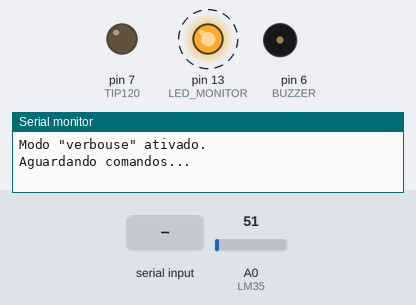
A sketch run on a simulated Arduino Uno, built with avr-gcc and run on an emulated ATmega328P. On the bench: output pins drawn as LEDs (lit = HIGH), buzzer (waves = sounding, pin HIGH), the last lines printed to the serial monitor. Dashed ring = blinking. The inputs (shaded band) are chosen by the test bench; at power-on: A0 (LM35) = 51.

Above: at 0.73 s.
1.5 s: "p\n" received over Serial
At 1.7 s:
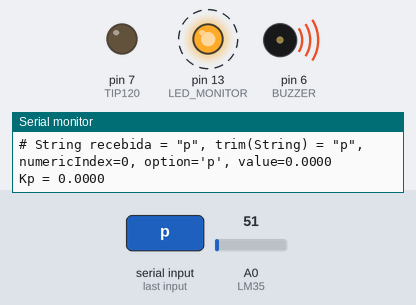
4.5 s: "d\n" received over Serial
At 5.23 s:
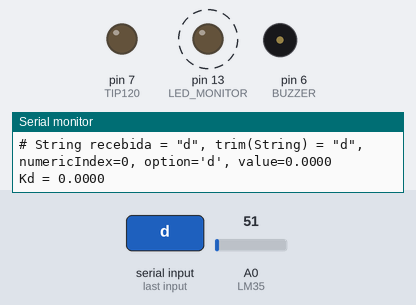
7.5 s: "i\n" received over Serial
At 7.7 s:
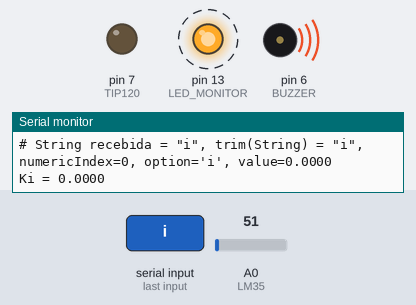
Timing chart, 0 to 16.5 s (numbered marks = the images above; inputs shaded):
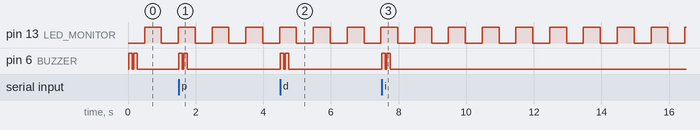

Measured:
- after the input at 1.5 s, pin 6 (BUZZER): alternates HIGH for 0.10 s and LOW for 0.05 s, 4 changes in all, then stays LOW, starting at once
- after the input at 4.5 s, pin 6 (BUZZER): alternates HIGH for 0.10 s and LOW for 0.05 s, 4 changes in all, then stays LOW, starting at once
- after the input at 7.5 s, pin 6 (BUZZER): alternates HIGH for 0.10 s and LOW for 0.05 s, 4 changes in all, then stays LOW, starting at once
- by itself, pin 13 (LED_MONITOR): alternates HIGH for 0.50 s and LOW for 0.50 s

The sketch:

coffee_heating.ino
```cpp
/*************************
Teste de algoritmo de controle, ISR executando à 100Hz atrelado ao timer2
+ leitura da porta serial e interpretação de comandos
= para comando de PWM associado com led no pino 5 ou 6 (980 Hz; timer0)
Fernando Passold, em 18/04/2024
Revisado em 21/05/2024.

"Dicionário" de comandos interpretados pela porta serial:
p 100.5 = define ganho Proporcional em 100.5
i 50 = define ganho Integral em 50
d 0.005 = define ganho derivativo em 0.005
a = toggle entre modo manual e modo automático
a0 - a 0 = "desliga" modo automático
a 1 = "liga" modo automático
v = toggle no modo verboouse (debug)
v 0 = desliga modo verbouse
v 1 = liga modo verbouse
r 50 = define Referencia em 50
u 50 = define sinal de controle (se automático desligado) em 50
u = faz PWM = 0 ("desliga")
s = “status”: publica valores atuais de sp, Kp, Ki e Kd

Detalhes da montagem:
- led para "testar" algoritmo de controle conectado no pino 5 ou 6
- led que pisca indicando execução do algoritmo de controle, no pino 10
- todos os leds em config ativo alto
*********************************/

#define FIVE_VOLTS 5
#define AD_RESOLUTION 1023
#define CENTIGRADES 100


#define VOLTAGE_TO_CELSIUS(x) (x * (FIVE_VOLTS / AD_RESOLUTION) * CENTIGRADES)

// declaração variáveis globais:
bool ledState = 0;            // para fazer variar nível lógico led monitor
const byte LED_MONITOR = 13;  // toggles a cada 0,5 segundos monitorando algo controle (ISR)
const byte TIP120 = 7;        // Dispositivo a ser controlado
const byte BUZZER = 6;       // Buzzer, feedback adutivo comandos recebidos pela placa
const byte LM35 = A0;         // pino (A/D) que recebe sinal analógico

int ledCounter = 0;  // conta até 50 para então picar Led monitor
// variável associada com "debug" --> "verbouse": retorna info via porta serial

bool verbouse = true;   // gerar texto confirmando comando recebido pela porta serial
bool mute = false;      // indica ativar ou não o buzzer (feedback auditivo)

// const MAX_U = 4095;         // caso do DAC MPC [0, 2^12=4096-1]
const int MAX_U = 255;  // caso do PWM do Arduino, [0, 255]


/****
Obs.: se verbouse desativado, o que deve ser visto na porta serial é algo como:
sp: r[k],   pv: y[k],   mv: u[k]
340.0000,   328.0000,   12.0000
340.0000,   328.0000,   12.0000
Isto para possível interação com Matlab, Python, Processing para manipulação de dados
*****/

// variáveis associadas com algoritmo de controle
bool control = false;  // comuta entre modo automático (>=1) e manual (<=0)
bool AvoidDerivativeKick = true;  // Ativa/desativa "derivative kick": derivada de e[kT] ou y[kT]
float sp = 0;          // set-point, referência, r[k]
float pv = 0;          // process-variable, saída do processo, y[k]
int mv = 0;            // manipulated-variable, saída do controlador, u[k]
float u, u1, u2;       // u[k], u[k-1], u[k-2]
float y, y1, y2;       // y[k], y[k-1], y[k-2]
float e, e1, e2;       // e[k], e[k-1], e[k-2]
float f, f1, f2;       // f[k], f[k-1], f[k-2]: sinal filtrado do erro
float sum_i;           // soma da ação integral;
float Kp, Ki, Kd;      // ganhos parte proporcional, integral, derivativa
float alpha = 0.1;     // associado com filtro derivativo
float T = 0.01;        // período de amostragem adotado (em segundos)

// variáveis associadas com dados (string) capturada via porta serial
String inputString;
char option;
float value;
int numericIndex = 0;
unsigned int lastTime, period;

void Init_Control() {
  // inicializa variáveis associadas com lei de controle
  u = 0;
  u1 = 0;
  u2 = 0;
  y = 0;
  y1 = 0;
  y2 = 0;
  e = 0;
  e1 = 0;
  e2 = 0;
  f = 0;
  f1 = 0;
  f2 = 0;
  mv = 0;
  sum_i = 0;
}

void BeepErro(void) {
  // 1 x beep algo longo, comando não reconhecido
  digitalWrite(BUZZER, HIGH);
  delay(200);
  digitalWrite(BUZZER, LOW);
}

void BeepOk(void) {
  // 2 x beeps médios, intervalo curto, aviso de comando reconhecido
  digitalWrite(BUZZER, HIGH);
  delay(100);
  digitalWrite(BUZZER, LOW);
  delay(50);
  digitalWrite(BUZZER, HIGH);
  delay(100);
  digitalWrite(BUZZER, LOW);
}

void publica_estado(char const msg[], bool estado) {
  Serial.print(msg);
  Serial.print(": ");
  if (estado)
    Serial.println("ON (true)");
  else
    Serial.println("OFF (false)");
}

void publica_parametro(char const msg[], float valor) {
  /****
  Obs.: a declaração const antes de msg[] é para tornas esta declaração válida em C ou C++,
  senão: warning: ISO C++ forbids converting a string constant to 'char*'
  Ref.: https://stackoverflow.com/questions/20944784/why-is-conversion-from-string-literal-to-char-valid-in-c-but-invalid-in-c
  ******/
  Serial.print(msg);
  Serial.print(" = ");
  Serial.println(valor, 4);
}

void publica_status(void) {
  float aux;  // copia de algumas variáveis atualizadas muito rapidamente, à cada 100 Hz...
  Serial.println("# Status do sistema ###################################");
  Serial.print("PV: y[k] = ");
  aux = pv;
  Serial.print(aux, 2);
  Serial.print(", MV: u[k] = ");
  aux = (float)mv;
  Serial.print(aux, 2);
  Serial.print(", SP: r[k] = ");
  aux = sp;
  Serial.println(aux, 2);
  Serial.print(" Modo = ");
  if (control)
    Serial.println("AUTO");
  else
    Serial.println("Manual");
  publica_parametro("   Kp", Kp);
  publica_parametro("   Ki", Ki);
  publica_parametro("   Kd", Kd);
  publica_parametro("alpha", alpha);
  publica_estado("AvoidDerivativeKick", AvoidDerivativeKick);
  publica_estado("Verbouse", verbouse);
}

void setup() {
  // inicializa pinos dos leds e começa com eles desligados
  pinMode(BUZZER, OUTPUT);
  digitalWrite(BUZZER, HIGH);
  // delay(50);
  // digitalWrite(BUZZER, LOW);
  pinMode(LED_BUILTIN, OUTPUT);
  digitalWrite(LED_BUILTIN, LOW);
  pinMode(LED_MONITOR, OUTPUT);
  digitalWrite(LED_MONITOR, LOW);
  pinMode(TIP120, OUTPUT);
  analogWrite(TIP120, 0);  // garante que este led inicia apagado
  // inicializa saída de controle, mv
  Init_Control();
  Kp = 1.0;
  Ki = 0;
  Kd = 0;
  control = false;  // controle automático desligado
  verbouse = true;  // ativado debug
  mute = false;
  // initialize timer2
  noInterrupts();  // disable all interrupts
  TCCR2A = 0;      // set entire TCCR2A register to 0
  TCCR2B = 0;      // same for TCCR2B
  TCNT2 = 0;       // initialize counter value to 0
  // set compare match register for 100 Hz increments
  OCR2A = 155;             // set counter up to 155
  TCCR2A |= (1 << WGM21);  // turn on CTC mode
  // setting prescaler with 1024
  TCCR2B |= (1 << CS22) | (1 << CS21) | (1 << CS20);
  TIMSK2 |= (1 << OCIE2A);  // enable timer2 compare interrupt
  interrupts();             // enable all interrupts
  Serial.begin(115200);     //  setup serial
  while (!Serial) {
    ;  // Aguarda até que a porta serial esteja pronta - normalmente 10 ms
  }
  digitalWrite(BUZZER, LOW);
  publica_status();
  Serial.println("Modo \"verbouse\" ativado.");
  Serial.println("Aguardando comandos...");
  BeepOk();
  Serial.println(" ");
}

void limita_valor(int *valor) {
  // Bloco "Saturador", trabalha com variáveis int
  // altera diretamente conteúdo da variável valor;
  // passagem de parâmetros, sem cópia, por referência
  // uso: limita_valour(&duty);
  if (*valor > MAX_U) *valor = MAX_U;
  if (*valor < 0) *valor = 0;
}

// tratamento de interrupção - algoritmo de controle (timer2)
ISR(TIMER2_COMPA_vect) {  //timer2 interrupt @ 100 Hz
  // atualiza seção do led monitor (o que pisca)
  ledCounter++;
  if (ledCounter >= 50) {
    ledState = !ledState;
    digitalWrite(LED_MONITOR, ledState);
    digitalWrite(LED_BUILTIN, ledState);  // faz piscar led da placa do Arduino
    ledCounter = 0;
  }
  // inicia seção da lei de controle
  pv = analogRead(LM35);  // y[k] = info do sensor (A/D de 12-bits: [0..4095])
  y = VOLTAGE_TO_CELSIUS(pv);  // y[k] = info do sensor (em graus Celsius)
  // note que variável pv é atualizada sempre
  // e que saída PWM é sempre re-programada
  if (control) {
    // processa lei de controle
    e = sp - pv;  // e[k] = r[k] - y[k]
    // ação proporcional - sempre ativada!
    u = Kp * e;
    // if (Ki > 0) {
    //   // ação integral
    //   sum_i = sum_i + (T * (e + e1)) / 2;  // integração trapezoidal
    //   // prever saturação ação integral?
    //   // Obs.: não implementação limitação da saturação integral
    //   u = u + Ki * sum_i;
    // }
    // if (Kd > 0) {
    //   // ação derivativa:
    //   // filtrando sinal de erro ou da saída da planta, filtro passa-baixas exponencial 1a-ordem
    //   if (AvoidDerivativeKick) {
    //     // trabalha derivada filtrada sobre y[kT]
    //     f = alpha * y + (1 - alpha) * f1;  // filtragem sinal da planta, y[kT]
    //   }
    //   else {
    //     // trabalha derivada filtrada sobre e[kT]
    //     f = alpha * e + (1 - alpha) * f1;  // filtragem sinal do erro, e[kT]
    //   }
    //   u = u + Kd * ((f - f1) / T);       // derivada sinal filtrado do erro
    // }
    // saída do sinal para processo: valor atualizado
    // u = u[kt] (float)
  }
  mv = (int)u;  // mv é a valor efetivamento jogado para "fora" da placa, via DAC ou PWM
  limita_valor(&mv);
  analogWrite(TIP120, mv);  // valores entre 0 ~ 255 (0 ~ 100%) de dutty-cycle
  // atualiza variáveis associados com atrasos, deixa preparadas para próxima chamada
  f2 = f1;
  f1 = f;
  e2 = e1;
  e1 = e;
  u2 = u1;
  u1 = mv;  // necessáriuo para evitar um "bump" qdo sai de manual --> automático
  y2 = y1;
  y1 = y;
}

void reinit_auto(void) {
  // atualiza variáveis quando sai do modo manual para automático
  // atualiza sinal de controle atual para último valor ajustado pelo usuário:
  u1 = u;
  u2 = 0;
  // atualiza amostrar atrasadas para evitar "lixo" nas mesmas:
  e = 0;
  e1 = 0;
  e2 = 0;
  f = 0;
  f1 = 0;
  f2 = 0;
  control = true;
  verbouse = false;  // automaticamente desativa modo verbouse; passa a publicar dados do sistema
  Serial.println(" ");
  Serial.println("Ativando Modo AUTOmático:");
  Serial.println("sp: r[k],\tpv: y[k],\tmv: u[k]");
  Serial.println(" ");
}

void Update_bool_variable(bool *bool_var) {
  // previous_state = *bool_var;
  if (numericIndex > 0) {
    // significa que usuário informou algum "valor"
    if (value <= 0)
      *bool_var = false;  // valores nulos e negativos --> false
    else
      *bool_var = true;  // valores positivos --> true
  } else {
    *bool_var = !(*bool_var);  // simplesmente alterna valor (toggle)
  }
}

void process_instruction(char option, float value) {
  // Realizar a ação com base na opção repassada
  // int duty;
  bool previous_state;
  switch ((int)option) {
    case 'v':  // toggle no modo verbouse
      previous_state = verbouse;
      Update_bool_variable(&verbouse);
      if ((verbouse) && (!previous_state)) {
        Serial.println(" ");  // garante que pula uma linha em branco antes de cortar publicação de dados
      }
      if ((!verbouse) && (previous_state)) {
        Serial.println(" ");
      }
      publica_estado("Modo Verbouse", verbouse);
      if (!mute) BeepOk();
      break;
    case 'a':
      previous_state = control;
      Update_bool_variable(&control);
      if ((control) && (!previous_state)) {
        // significa que saiu do modo manual para automático, necessário atualizar certos valores
        // para evitar "kicks" no sinal de controle u[kT]
        reinit_auto();
      }
      if (!control) {
        Serial.println(" ");  // pula linha em branco
        Serial.println("Entrando em modo Manual");
        verbouse = true;  // ativa verbouse automaticamente
      }
      if (!mute) BeepOk();
      break;
    case 'u':
      u = value;
      mv = (int)u;                                             // ajustar diretamente u[k] e MV                                    // atualiza valor para algo de controle
      if (verbouse) publica_parametro("MV: u[k]", (float)mv);  // publica_MV(duty);
      if (!mute) BeepOk();
      break;
    case 'r':  // ajusta r[k] = set point, sp
      sp = value;
      if (verbouse) publica_parametro("SP: r[k]", sp);  // publica_sp();
      if (!mute) BeepOk();
      break;
    case 's':            // publica "status" (alguns valores atuais)
      publica_status();  // independente do verbouse ativado ou não
      if (!mute) BeepOk();
      break;
    case 'p':  // ajustar ganho proporcional
      Kp = value;
      if (verbouse) publica_parametro("Kp", Kp);  // publica_Kp();
      if (!mute) BeepOk();
      break;
    case 'd':
      Kd = value;
      if (verbouse) publica_parametro("Kd", Kd);  // publica_Kd();
      if (!mute) BeepOk();
      break;
    case 'i':
      Ki = value;
      if (verbouse) publica_parametro("Ki", Ki);
      if (!mute) BeepOk();
      break;
    case 'l':
      alpha = value;
      if (verbouse) publica_parametro("Coef. filtro, alpha", alpha);
      if (!mute) BeepOk();
      break;
    case 'm':
      mute = !mute;
      if (!mute) BeepOk();
      break;
    case 'k':
      Update_bool_variable(&AvoidDerivativeKick);
      if (verbouse) publica_estado("AvoidDerivativeKick", AvoidDerivativeKick);
      if (!mute) BeepOk();
      break;
    // Adicione mais casos conforme necessário
    default:
      if (verbouse) {
        Serial.println("**Comando não reconhecido**");
      }
      if (!mute) BeepErro();
      break;
  }
}

void process_token(String inputString) {
  /***** Lida com string de entrada via serial, exemplos:
String recebida = [p 50], trim String = [p 50], numericIndex=2, option = [p], value = 50.0000
Prop, p = 50 (19.61%)
> String recebida = [s], trim String = [s], numericIndex=0, option = [s], value = 0.0000
  ******/
  if (verbouse) {
    Serial.print("# String recebida = \"");
    Serial.print(inputString);
    Serial.print("\", ");
    // Remove espaços em branco da string
    inputString.trim();
    Serial.print("trim(String) = \"");
    Serial.print(inputString);
    Serial.print("\", ");
  }
  // Tentar encontrar o índice do primeiro caractere numérico
  numericIndex = 0;
  for (int i = 0; i < inputString.length(); i++) {
    if (isdigit(inputString[i]) || inputString[i] == '.') {
      numericIndex = i;
      break;
    }
  }
  if (verbouse) {
    Serial.print("numericIndex=");
    Serial.print(numericIndex);
    Serial.print(", ");
  }
  // Extrai a parte inicial da string
  String initialPart = inputString.substring(0, numericIndex);
  // Separa o primeiro caractere da parte inicial (letra ou palavra)
  // option = initialPart[0]; <-- algum bug em inputString.substring(0, numericIndex); se
  // se numericIndex = 0
  option = inputString[0];
  // Converte a parte numérica da string para float
  value = inputString.substring(numericIndex).toFloat();
  if (verbouse) {
    Serial.print("option='");
    Serial.print(option);
    Serial.print("', ");
    Serial.print("value=");
    Serial.println(value, 4);
  }
}

void loop() {
  // put your main code here, to run repeatedly:
  float aux;
  if (Serial.available() > 0) {  // Verifica se há dados disponíveis para leitura
    // String inputString = Serial.readStringUntil('\n');
    inputString = Serial.readStringUntil('\n');
    process_token(inputString);
    process_instruction(option, value);
    inputString = '\0';
  }  // fim tratamento buffer porta serial (se cheio)
  if (!verbouse) {
    // atualiza porta serial com dados do proceso:
    // colunas: r[k] y[k] u[k]
    // Notar que algumas detas variáveis são atualizadas mais rapidamente que a USART
    aux = sp;  // r[k]
    Serial.print(aux, 2);
    Serial.print(", \t");
    aux = pv;  // y[k]
    Serial.print(aux, 2);
    Serial.print(", \t");
    aux = mv;  // u[k]
    Serial.println((aux * 100.0 / MAX_U), 2); //  publica percentagem [0..100%]
  }
}
```
